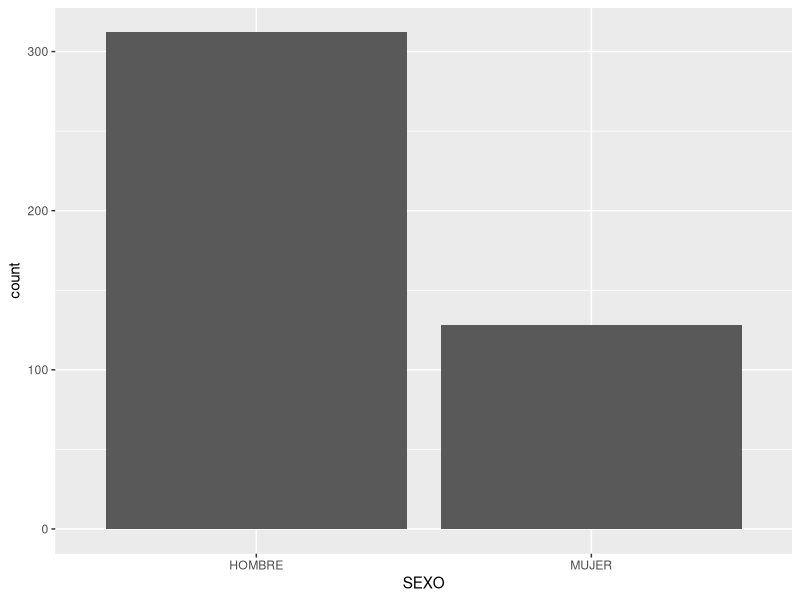
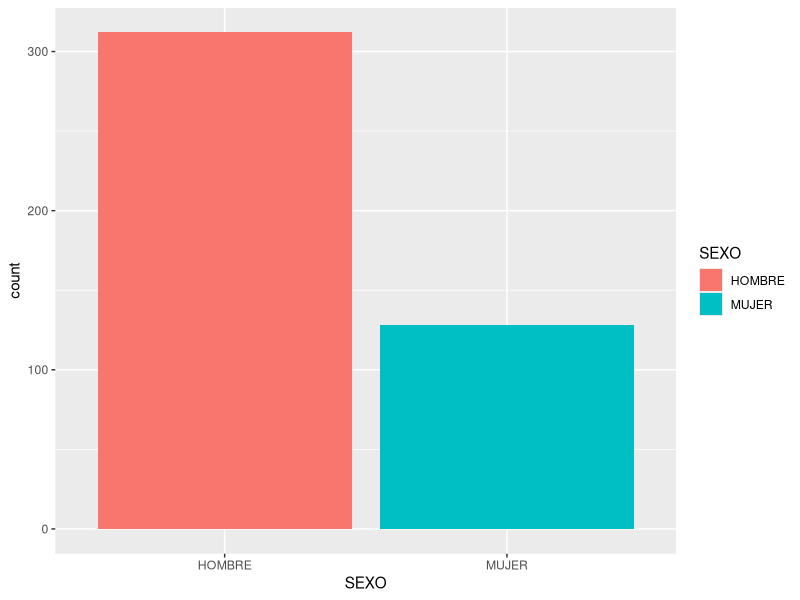
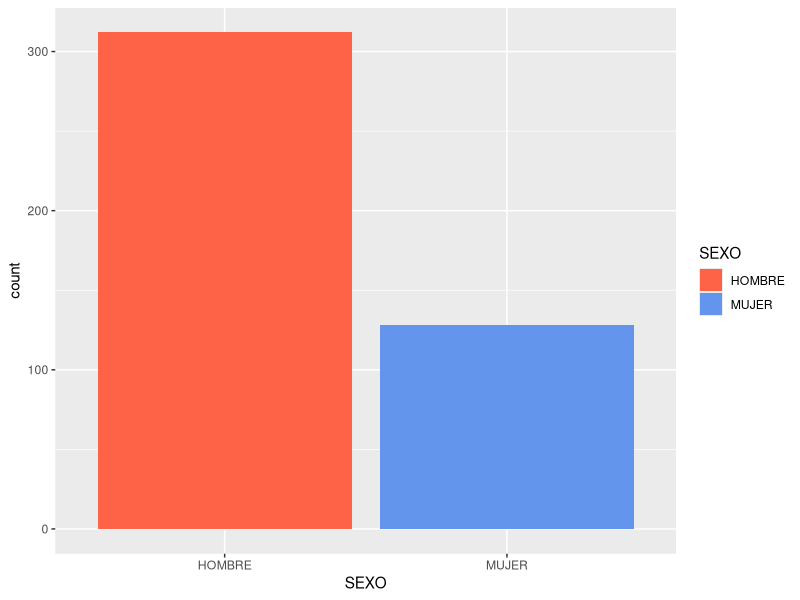
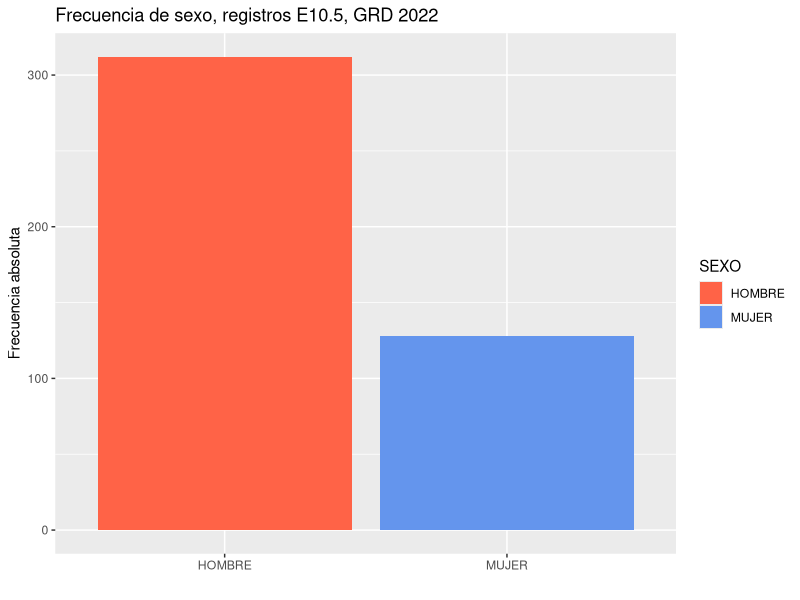
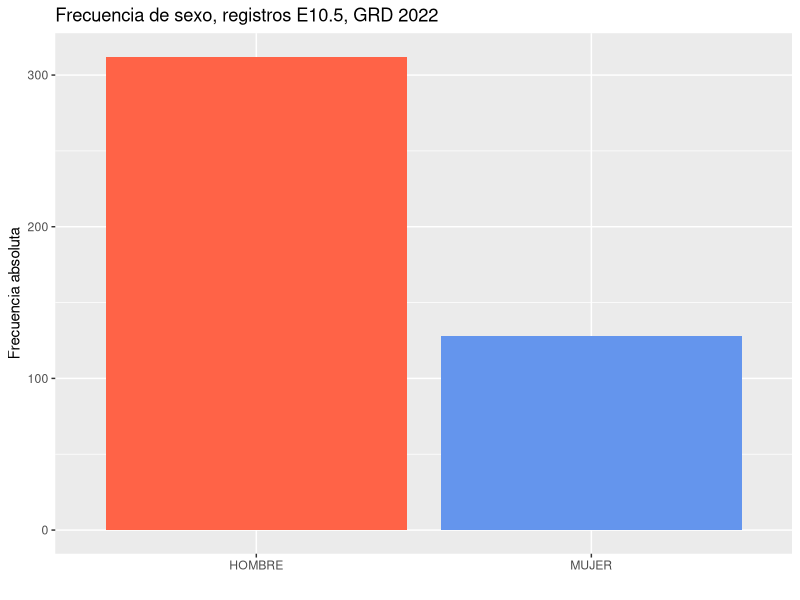
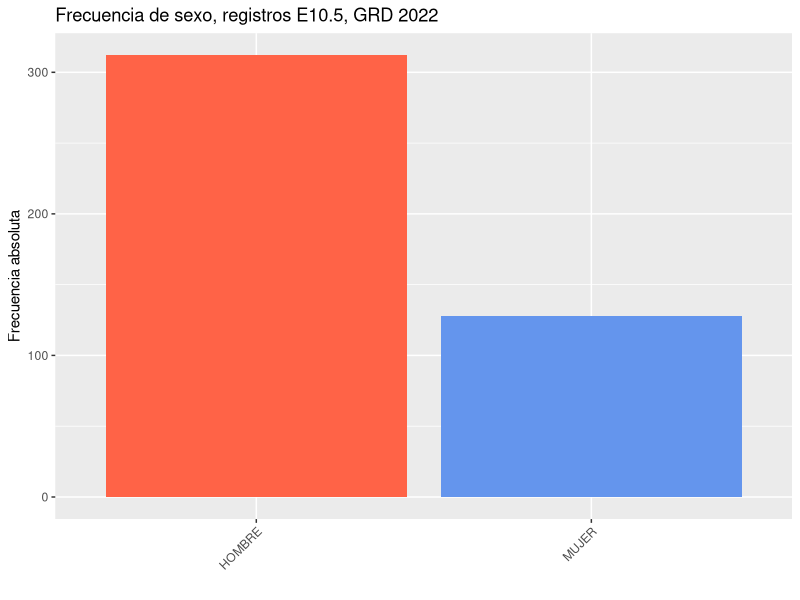
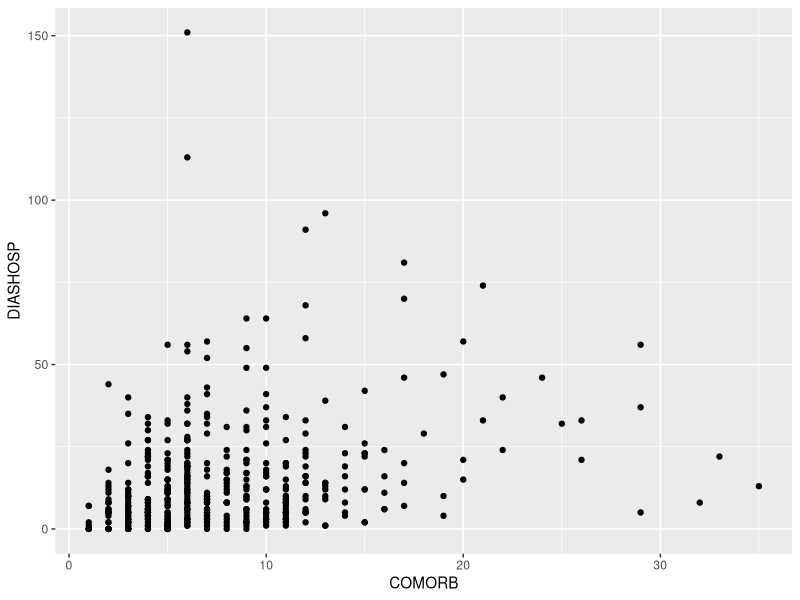
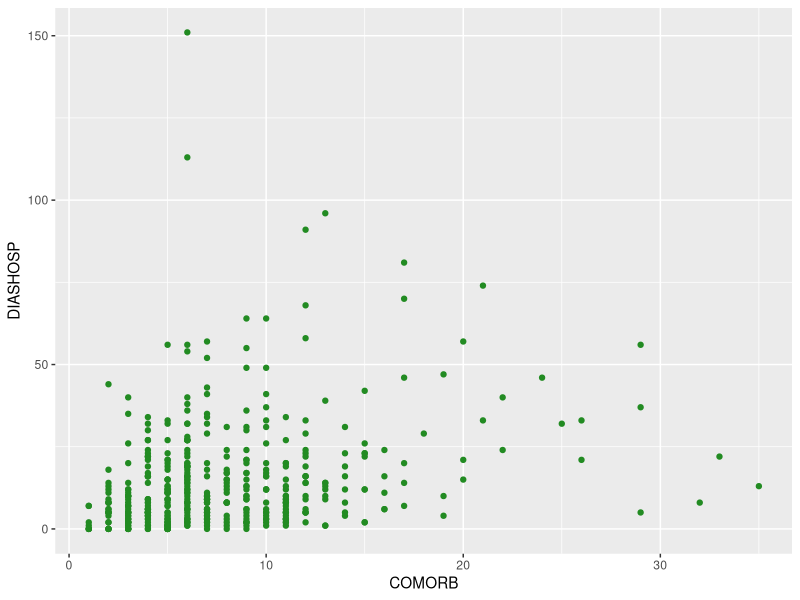

Write the R code that produced these figures, in order.
# BIENVENIDA -------------------------------------------------------------------

# Taller: Visualizacion de datos con ggplot2
# Autor: Boris Rebolledo
# Afiliacion: Instituto de Ciencias e Innovacion en Medicina, UDD

# SET UP -----------------------------------------------------------------------

# Verificar si ggplot2 está instalado; si no, instalarlo

if (!requireNamespace("ggplot2", quietly = TRUE)) {
  install.packages("ggplot2")
  }

# Activar paquete

library(ggplot2)

# LECTURA DE BASE DE DATOS -----------------------------------------------------

# Primero, setear working directory
# Luego, leer datos

grd <- read.csv("registros_E10.5_grd2022.csv")

# BARPLOT ----------------------------------------------------------------------

 # Bar plot minimo
  ggplot(data = grd, aes(x=SEXO)) +
    geom_bar() 

 # Bar plot con colores y legenda por defecto
  ggplot(data = grd, aes(x=SEXO, fill = SEXO)) +
    geom_bar()

 # Barplot con colores propios
  ggplot(data = grd, aes(x=SEXO, fill = SEXO)) +
    geom_bar() +
    scale_fill_manual(values = c("HOMBRE"="tomato", "MUJER"="cornflowerblue"))
  
 # Barplot con títulos
  ggplot(data = grd, aes(x=SEXO, fill = SEXO)) +
    geom_bar() +
    scale_fill_manual(values = c("HOMBRE"="tomato", "MUJER"="cornflowerblue")) +
    labs(title = "Frecuencia de sexo, registros E10.5, GRD 2022",
           x = "",y = "Frecuencia absoluta")

 # Barplot con titulo, pero sin leyenda 
  ggplot(data = grd, aes(x=SEXO, fill = SEXO)) +
    geom_bar() +
    scale_fill_manual(values = c("HOMBRE"="tomato", "MUJER"="cornflowerblue")) +
    labs(title = "Frecuencia de sexo, registros E10.5, GRD 2022",
         x = "", y = "Frecuencia absoluta") +
    theme(legend.position = "None")

 # Barplot con etiquetas rotadas
  ggplot(data = grd, aes(x=SEXO, fill = SEXO)) +
    geom_bar() +
    scale_fill_manual(values = c("HOMBRE"="tomato", "MUJER"="cornflowerblue")) +
    labs(title = "Frecuencia de sexo, registros E10.5, GRD 2022",
         x = "", y = "Frecuencia absoluta") +
    theme(legend.position = "None", 
      axis.text.x = element_text(angle = 45, hjust = 1))

  
################################################################################  
  # ACTIVIDAD 1: Realiza un barplot de la variable TIPO_INGRESO 
  # BONUS: personaliza las etiquetas de los ejes y titulo
################################################################################

# SCATTER PLOT -----------------------------------------------------------------

  # Scatter plot minimo
  ggplot(data = grd, aes(x=COMORB, y = DIASHOSP )) +
    geom_point()

   # Scatter plot con colores propios
  ggplot(data = grd, aes(x=COMORB, y = DIASHOSP )) +
    geom_point(color = "forestgreen" )

  # Scatter plot con colores y tamaño de punto
  ggplot(data = grd, aes(x=COMORB, y = DIASHOSP )) +
    geom_point(color = "forestgreen" , size = 2.5, alpha = 0.5)

  # Scatter plot completo
  ggplot(data = grd, aes(x=COMORB, y = DIASHOSP )) +
    geom_point(color = "forestgreen" , size = 2.5) +
    labs(title = "Relación entre comorbilidades y días de hospitalizacion, \nregistros E10.5, GRD, 2022",
         x = "Cantidad de diagnósticos", y = "Días de hospitalizacion") +
    theme_classic()

################################################################################  
  # ACTIVIDAD 2: Realiza un scatterplot de las variables EDAD y DIASHOSP 
  # BONUS: Colorea usando el color "coral"
################################################################################
  
# BOXPLOT ---------------------------------------------------------------------- 
  
  # Boxplot mínimo
  ggplot(data = grd, aes(x = SEXO, y = EDAD)) +
    geom_boxplot()

  # Boxplot sin leyenda y tema clasico
  ggplot(data = grd, aes(x = SEXO, y = EDAD, fill = SEXO)) +
    geom_boxplot() +
    theme_classic() +
    theme(legend.position = "None") 
  
  # Boxplot con puntos
  ggplot(data = grd, aes(x = SEXO, y = EDAD, fill = SEXO)) +
    geom_boxplot() +
    geom_jitter(size = 0.5, alpha = 0.5, width = 0.25) +
    theme_classic() +
    theme(legend.position = "None")
  
  # Boxplot completo
  ggplot(data = grd, aes(x = SEXO, y = EDAD, fill = SEXO)) +
    geom_boxplot() +
    geom_jitter(size = 0.5, alpha = 0.5, width = 0.25) +
    scale_fill_manual(values = c("HOMBRE"="tomato", "MUJER"="cornflowerblue")) +
    theme_classic() +
    theme(legend.position = "None") +
    labs(title = "Distribución de edad, registros E10.5, GRD, 2022")

################################################################################  
  # ACTIVIDAD 3: Realiza un boxplot de las variables EDAD y TIPO_INGRESO 
  # BONUS: colorea por tipo de ingreso
################################################################################
  
# HISTOGRAMA -------------------------------------------------------------------  
    
  # Histograma simple
  ggplot(data = grd, aes(x = EDAD)) +
    geom_histogram()

  # Histograma color
  ggplot(data = grd, aes(x = EDAD)) +
    geom_histogram(color = "orange", fill = "gold" )
  
  # Histograma tamaño de bin
  ggplot(data = grd, aes(x = EDAD)) +
    geom_histogram(binwidth = 5, color = "orange", fill = "gold" )
  
  # Histograma completo
  ggplot(data = grd, aes(x = EDAD)) +
    geom_histogram(aes(y=..density..),binwidth = 5, color = "orange", fill = "gold" ) +
    geom_density(color = "red", size = 1) +
    theme_classic() +
    labs(title = "Distribución de edad.\nRegistros 10.5, GRD 2022",
         x = "Edad",
         y = "Frecuencia")
  
################################################################################  
  # ACTIVIDAD 4: Realiza un histograma de la variable DIASHOSP
  # BONUS: Incluye etiquetas personalizadas
################################################################################  
  
# MULTIPLES GRAFICOS -----------------------------------------------------------

  # Scatter plots por variable
  ggplot(data = grd, aes(x=COMORB, y = DIASHOSP )) +
    geom_point(color = "forestgreen" , size = 2.5, alpha = 0.5) +
    labs(title = "Relación entre comorbilidades y días de hospitalizacion, \nregistros E10.5, GRD, 2022",
         x = "Cantidad de diagnósticos", y = "Días de hospitalizacion") +
    facet_wrap(~SEXO)

  # Scatter plots por variable
  ggplot(data = grd, aes(x=COMORB, y = DIASHOSP )) +
    geom_point(color = "forestgreen" , size = 2.5, alpha = 0.5) +
    labs(title = "Relación entre comorbilidades y días de hospitalizacion, \nregistros E10.5, GRD, 2022",
         x = "Cantidad de diagnósticos", y = "Días de hospitalizacion") +
    facet_grid(SEXO ~ NACIONALIDAD)

  